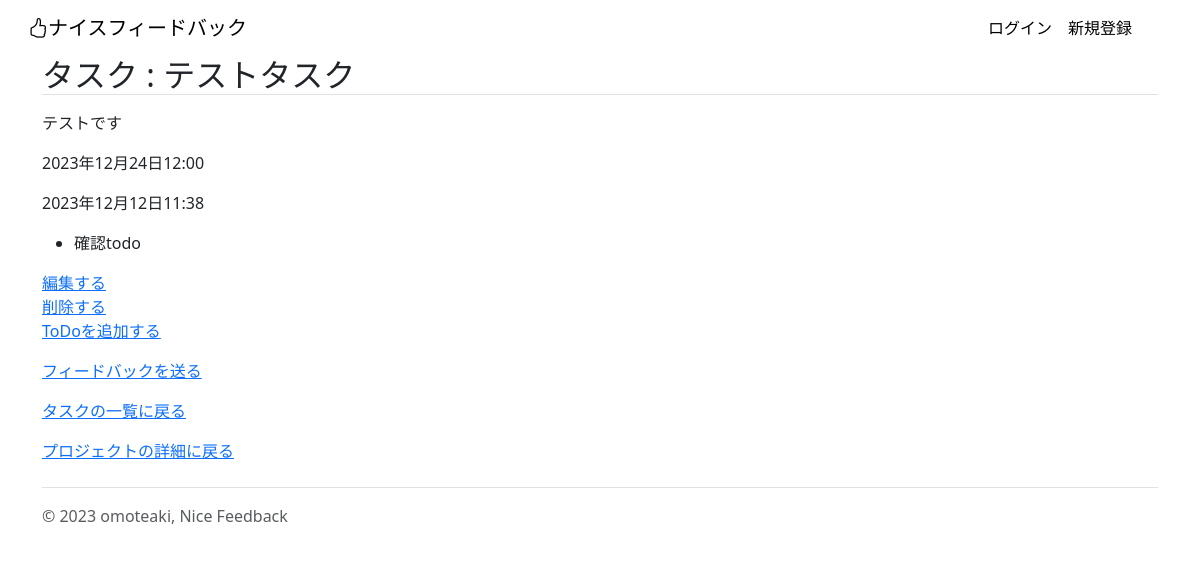
/task-detail/15, run on an earlier commit of the app's database.
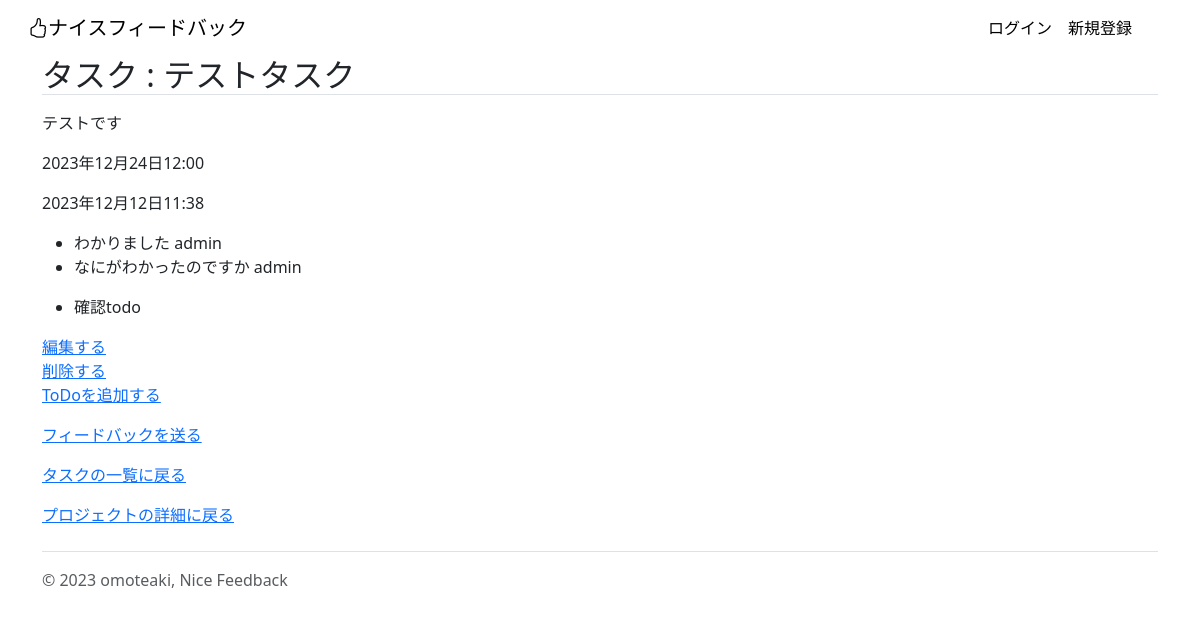
And on a later commit of the database.
### project/models.py (models this page shows)
class ToDo(models.Model):
    title = models.CharField(
        verbose_name="ToDoのタイトル",
        max_length=100
    )
    added_at = models.DateTimeField(
        verbose_name="ToDoを追加した日時",
        auto_now_add=True,
    )
    task = models.ForeignKey(
        Task,
        verbose_name="関連するタスク",
        on_delete=models.CASCADE,
    )
    is_done = models.BooleanField(
        default=False,
        help_text="todoを完了させたらTrue"
    )
    project = models.ForeignKey(
        Project,
        verbose_name="関連するプロジェクト",
        on_delete=models.CASCADE,
    )
    def __str__(self):
        return self.title

### feedback/models.py (models this page shows)
class Feedback(models.Model):
    comment = models.TextField(
        verbose_name="コメント"
    )
    posted_at = models.DateTimeField(
        verbose_name="投稿日",
        auto_now_add=True,
    )
    self = models.ForeignKey(
        "self",
        verbose_name="自分自身のid",
        on_delete=models.CASCADE,
        blank=True,
        null=True,
    )
    task = models.ForeignKey(
        Task,
        verbose_name="関連するタスクid",
        on_delete=models.PROTECT,
    )
    user = models.ForeignKey(
        CustomUser,
        verbose_name="投稿者",
        on_delete=models.CASCADE,
    )

### account/models.py (models this page shows)
class CustomUser(AbstractUser):
    pass

### project/views.py (the view)
# urls.py: path('task-detail/<int:pk>', views.TaskDetailView.as_view(), name="task_detail"),
class TaskDetailView(DetailView):
    template_name = "task_detail.html"
    model = Task
    def get_context_data(self, **kwargs):
        context = super().get_context_data(**kwargs)
        context["feedbacks"] = Feedback.objects.filter(task_id=self.object)
        context["todos"] = ToDo.objects.filter(task_id=self.object)
        print(context["feedbacks"])
        return context

### project/templates/task_detail.html (shortened to what this page needs)
{% extends "base.html" %}
{% block contents %}
<div class="container">
  <h2 class="border-bottom">タスク : {{object.title}}</h2>
  <p>{{object.content}}</p>
  <p>{{object.deadline_datetime}}</p>
  <p>{{object.added_at}}</p>
  <ul>
    {% for feedback in feedbacks %}
    <li>{{feedback.comment}} <span>{{feedback.user}}</span> </li>
    {% endfor %}
  </ul>
  <ul>
    {% for todo in todos %}
    <li>{{todo}}</li>
    {% endfor %}
  </ul>
  <a href="{% url "project:task_edit" object.pk %}">編集する</a><br>
  <a href="{% url "project:task_delete" object.pk %}">削除する</a>
  <p><a href="{% url "project:add_todo" object.pk object.project_id %}">ToDoを追加する</a></p>
  <p><a href="{% url "feedback:feedback_add" object.pk object.project_id %}">フィードバックを送る</a></p>
  <p><a href="{% url "project:task_list" object.project_id %}">タスクの一覧に戻る</a></p>
  <p><a href="{% url "project:project_detail" object.project_id %}">プロジェクトの詳細に戻る</a></p>
</div>
{% endblock %}

What changed in the data, as far as the page shows it:
added Feedback: comment "わかりました", user "admin"
added Feedback: comment "なにがわかったのですか", user "admin"
